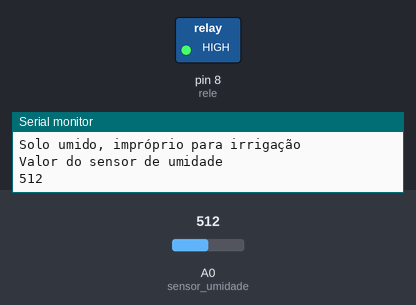
Simulated run of this sketch. Board: Arduino Uno, built with avr-gcc and run on an emulated ATmega328P. On the bench: switched loads named in the sketch (green lamp = pin HIGH), the last lines printed to the serial monitor. Inputs (shaded band) come from the test bench; at power-on: A0 (sensor_umidade) = 512.

Above: at 11.8 s.
11.9 s: A0 (sensor_umidade) set to 587
23.2 s: A0 (sensor_umidade) set to 609
At 33.5 s:
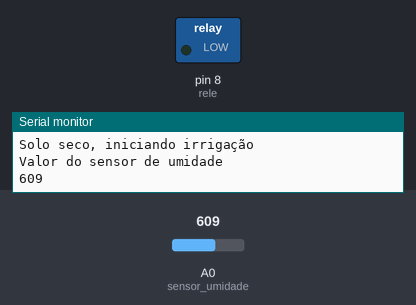
Timing chart, 0 to 35.0 s (numbered marks = the images above; inputs shaded):
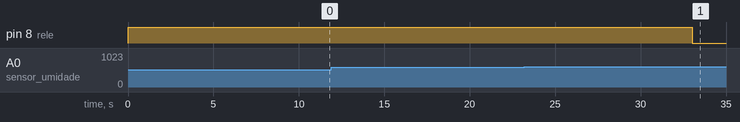

The sketch:

Prototipo_Sistema_irrigacao.ino
```cpp
const int rele = 8;
const int sensor_umidade = A0;
int minuto = 60000;
int valorUmidade = 0;
char ligarSolenoide = LOW;
char desligarSolenoide = HIGH;

void setup() {
    Serial.begin(9600);

    pinMode(rele, OUTPUT);
    pinMode(sensor_umidade, INPUT);

    digitalWrite(rele, desligarSolenoide); //inicia com o rele desligado

}

void loop() {

  valorUmidade = analogRead(sensor_umidade);

  if(valorUmidade > 600){
    digitalWrite(rele,ligarSolenoide);
    Serial.println("Solo seco, iniciando irrigação");
    Serial.println("Valor do sensor de umidade");
    Serial.println(valorUmidade);
    delay(10000);
    digitalWrite(rele,desligarSolenoide);
  }else {
    digitalWrite(rele,desligarSolenoide);
    Serial.println("Solo umido, impróprio para irrigação");
    Serial.println("Valor do sensor de umidade");
    Serial.println(valorUmidade);

    delay(10000);
  }

  Serial.println("Desativando");
  digitalWrite(rele,desligarSolenoide);
  delay(1000);


}
```

Measured:
- the behaviour switches between 600 and 601 on A0 (sensor_umidade) (found by bisection; images 0 and 1)
- after the input at 23.2 s, pin 8 (rele): HIGH → LOW after 9.8 s
